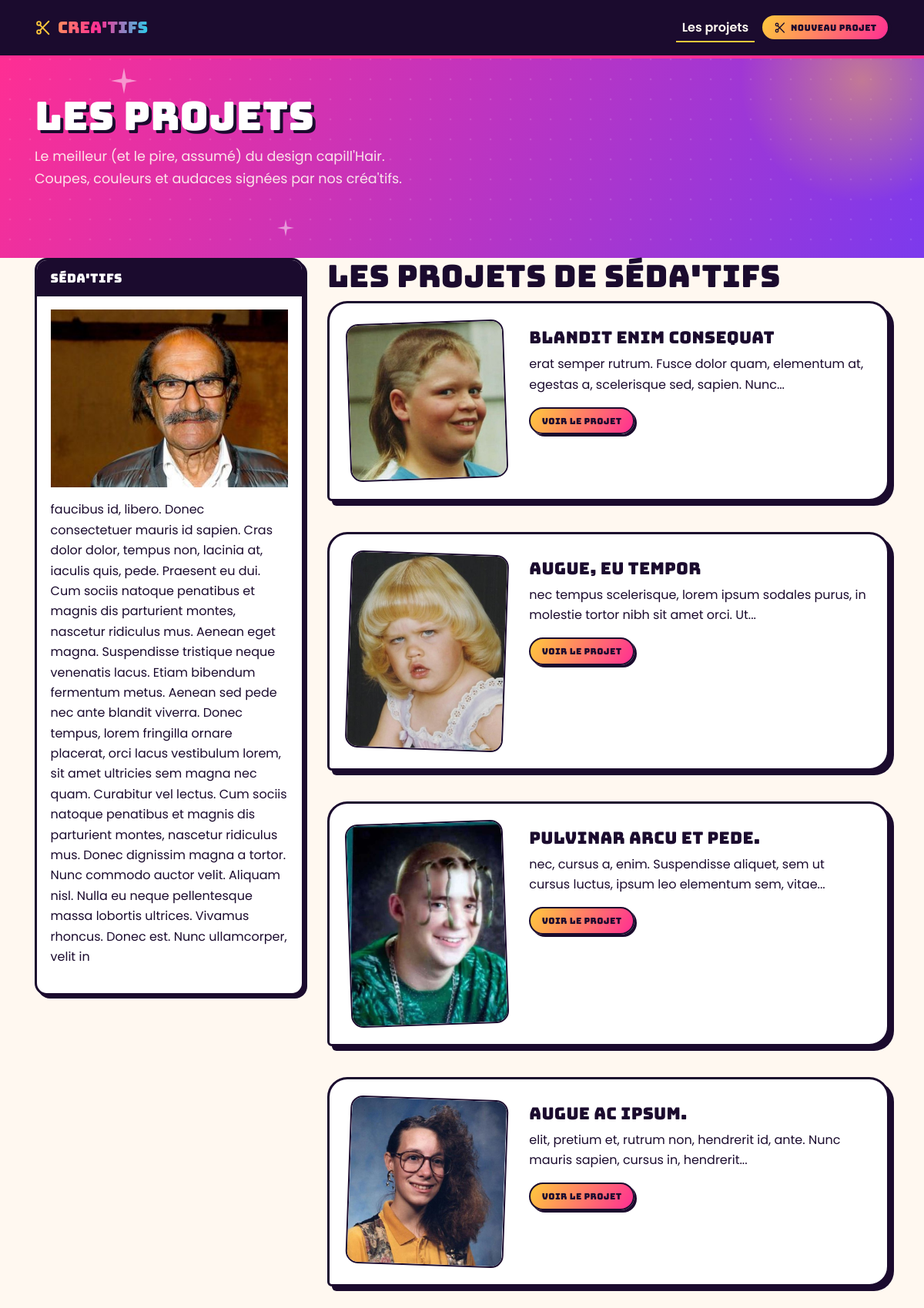
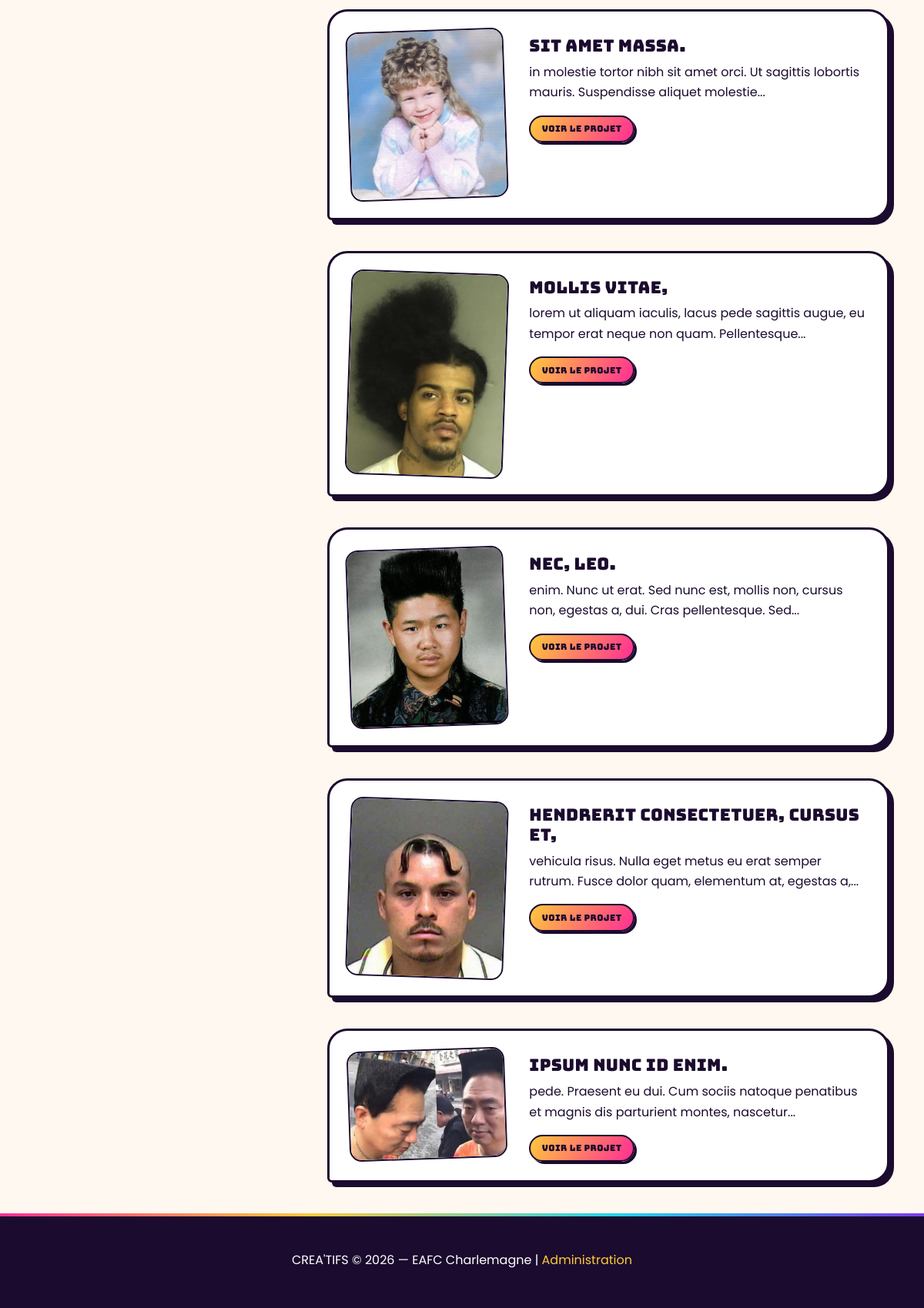
Screenshot of /creatifs/3.html with the database file from the repository (2 pictures, top to bottom).
### tables this page shows
CREATE TABLE `creatifs` (
  `id` int(10) unsigned NOT NULL AUTO_INCREMENT,
  `pseudo` varchar(45) NOT NULL,
  `bio` text,
  `image` varchar(45) DEFAULT NULL,
  PRIMARY KEY (`id`)
);

CREATE TABLE `projets` (
  `id` int(10) unsigned NOT NULL AUTO_INCREMENT,
  `titre` varchar(45) NOT NULL,
  `texte` text,
  `dateCreation` datetime NOT NULL,
  `image` varchar(45) DEFAULT NULL,
  `creatif` int(10) unsigned NOT NULL,
  PRIMARY KEY (`id`),
  KEY `fk_projets_creatifs_idx` (`creatif`),
  CONSTRAINT `fk_projets_creatifs` FOREIGN KEY (`creatif`) REFERENCES `creatifs` (`id`) ON DELETE NO ACTION ON UPDATE NO ACTION
);

### public/index.php (called while the page is built, shortened)
<?php
require_once '../app/routers/index.php';
require_once '../app/views/templates/default.php';

### app/models/auteursModel.php (called while the page is built, shortened)
<?php
function getAuthorById(PDO $connexion, int $id)
{
    $sql = "SELECT *
            FROM creatifs
            WHERE id = :id";
    $stmt = $connexion->prepare($sql);
    $stmt->execute([
        'id' => $id
    ]);
    return $stmt->fetch(PDO::FETCH_ASSOC);
}
function getProjectsByAuthor(PDO $connexion, int $authorId, int $page = 1)
{
    $limit = 10;
    $offset = ($page - 1) * $limit;
    $sql = "SELECT projets.*, creatifs.pseudo
            FROM projets
            INNER JOIN creatifs
                ON projets.creatif = creatifs.id
            WHERE projets.creatif = :author
            ORDER BY projets.id ASC
            LIMIT $limit OFFSET $offset";
    $stmt = $connexion->prepare($sql);
    $stmt->execute([
        'author' => $authorId
    ]);
    return $stmt->fetchAll(PDO::FETCH_ASSOC);
}

### app/controllers/pagesController.php (called while the page is built, shortened)
<?php
include '../app/models/auteursModel.php';
function authorAction(PDO $connexion, int $id)
{
    $auteur = AuteursModel\getAuthorById(
        $connexion,
        $id
    );
    $projetsAuteur = AuteursModel\getProjectsByAuthor(
        $connexion,
        $id
    );
}

### app/routers/authorsRouter.php (called while the page is built)
<?php
include_once '../app/controllers/pagesController.php';
function routeAuthors(PDO $connexion): bool
{
    if (isset($_GET['projects']) && $_GET['projects'] === 'author') {
        \App\Controllers\PagesController\authorAction(
            $connexion,
            (int) $_GET['id']
        );
        return true;
    }
    return false;
}

### app/routers/index.php (called while the page is built, shortened)
<?php
include_once '../app/routers/authorsRouter.php';
if (routeAuthors($connexion)) {
    return;
}

### core/helpers.php (called while the page is built, shortened)
<?php
function slugify(string $texte): string
{
    $texte = strtolower($texte);
    $texte = str_replace(
        ['é', 'è', 'ê', 'à', 'ç', 'â'],
        ['e', 'e', 'e', 'a', 'c', 'a'],
        $texte
    );
    $texte = str_replace(
        [' ', '.', '!', '?', "'", ';', ','],
        '-',
        $texte
    );
    $texte = preg_replace('/-+/', '-', $texte);
    $texte = trim($texte, '-');
    return $texte;
}
function truncate(string $texte, int $x): string
{
    $texte = substr($texte, 0, $x);
    $position = strrpos($texte, ' ');
    if ($position !== false) {
        $texte = substr($texte, 0, $position);
    }
    return $texte . '...';
}

### app/views/pages/auteurs.php (the view, shortened to what this page needs)
<div class="container" style="margin-top: 2.5rem">
    <div class="row">
        <div class="col-lg-4">
            <div class="ct-side-card">
                <h5 class="ct-side-card__head">
                    <?= $auteur['pseudo'] ?>
                </h5>
                <div class="ct-side-card__body">
                    <img
                        class="img-fluid"
                        src="images/<?= $auteur['image'] ?>"
                        alt="<?= $auteur['pseudo'] ?>">
                    <p class="mt-3">
                        <?= $auteur['bio'] ?>
                    </p>
                </div>
            </div>
        </div>
        <div class="col-lg-8">
            <h1>
                Les projets de <?= $auteur['pseudo'] ?>
            </h1>
            <?php foreach ($projetsAuteur as $project): ?>
                <article class="ct-card">
                    <div class="row">
                        <div class="col-md-4">
                            <a
                                href="projets/<?= $project['id'] ?>/<?= slugify($project['titre']) ?>.html">
                                <img
                                    class="img-fluid"
                                    src="images/<?= $project['image'] ?>"
                                    alt="<?= $project['titre'] ?>">
                            </a>
                        </div>
                        <div class="col-md-8">
                            <h3>
                                <?= $project['titre'] ?>
                            </h3>
                            <p>
                                <?= truncate($project['texte'], 100) ?>
                            </p>
                            <a
                                class="ct-btn ct-btn--primary ct-btn--sm"
                                href="projets/<?= $project['id'] ?>/<?= slugify($project['titre']) ?>.html">
                                Voir le projet
                            </a>
                        </div>
                    </div>
                </article>
            <?php endforeach; ?>
        </div>
    </div>
</div>

### public/css/creatifs.css (style rules this page uses)
:root { --magenta: #ff2e93; --magenta-deep: #b81368; --violet: #7c3aed; --gold: #ffc93c; --cyan: #22d3ee; --ink: #1b0b2e; --cream: #fff8f0; --pink-soft: #ffe4f2; --white: #ffffff; --gradient-glam: linear-gradient(120deg, var(--magenta) 0%, var(--violet) 100%); --gradient-gold: linear-gradient(120deg, var(--gold) 0%, var(--magenta) 100%); --radius-lg: 26px; --radius-md: 16px; --radius-sm: 10px; --shadow-hard: 6px 6px 0 var(--ink); --shadow-hard-sm: 4px 4px 0 var(--ink); --shadow-hard-xs: 3px 3px 0 var(--ink); --border-thick: 3px solid var(--ink); --border-thin: 2px solid var(--ink); }
html { scroll-behavior: smooth; }
body { padding-top: 64px; background: var(--cream); font-family: "Poppins", -apple-system, "Segoe UI", sans-serif; color: var(--ink); font-size: 1rem; line-height: 1.65; }
h1, h2, h3, h4, h5, .ct-display { font-family: "Bungee", "Poppins", sans-serif; font-weight: 400; letter-spacing: 0.3px; color: var(--ink); }
a { color: var(--violet); text-decoration: none; }
.ct-card { background: var(--white); border: var(--border-thick); border-radius: var(--radius-lg) var(--radius-lg) var(--radius-lg) 6px; box-shadow: var(--shadow-hard); padding: 1.5rem; margin-bottom: 2.5rem; transition: transform 0.15s ease, box-shadow 0.15s ease; }
.ct-card img { border: var(--border-thin); border-radius: var(--radius-md); transform: rotate(-2deg); }
.ct-card:nth-of-type(even) img { transform: rotate(2deg); }
.ct-card h3 { font-size: 1.35rem; margin-top: 0.5rem; }
.ct-btn { font-family: "Bungee", sans-serif; font-weight: 400; font-size: 0.85rem; letter-spacing: 0.4px; padding: 0.65rem 1.4rem; border-radius: 999px; border: var(--border-thin); display: inline-flex; align-items: center; gap: 0.4rem; box-shadow: var(--shadow-hard-xs); transition: transform 0.12s ease, box-shadow 0.12s ease; }
.ct-btn--primary { background: var(--gradient-gold); color: var(--ink); border-color: var(--ink); }
.ct-btn--sm { font-size: 0.7rem; padding: 0.4rem 0.9rem; }
.ct-side-card { background: var(--white); border: var(--border-thick); border-radius: var(--radius-md); box-shadow: var(--shadow-hard-sm); margin-bottom: 2rem; overflow: hidden; }
.ct-side-card__head { background: var(--ink); color: var(--white); font-family: "Bungee", sans-serif; font-size: 1rem; padding: 0.85rem 1.1rem; margin: 0; display: flex; align-items: center; gap: 0.5rem; }
.ct-side-card__body { padding: 1.1rem; }

### rows the page displays
creatifs: pseudo "Séda'Tifs", image (picture), bio "faucibus id, libero. Donec consectetuer mauris id sapien. Cras dolor dolor, tempus non, lacinia at, iaculis quis, pede. Praesent eu dui. Cum sociis natoque penatibus et magnis dis parturient montes, nascetur ridiculus mus. Aenean eget magna. Suspendisse tristique neque venenatis lacus. Etiam bibendum fermentum metus. Aenean sed pede nec ante blandit viverra. Donec tempus, lorem fringilla ornare placerat, orci lacus vestibulum lorem, sit amet ultricies sem magna nec quam. Curabitur vel lectus. Cum sociis natoque penatibus et magnis dis parturient montes, nascetur ridiculus mus. Donec dignissim magna a tortor. Nunc commodo auctor velit. Aliquam nisl. Nulla eu neque pellentesque massa lobortis…"
projets: image (picture), titre "blandit enim consequat", texte "erat semper rutrum. Fusce dolor quam, elementum at, egestas a, scelerisque sed, sapien. Nunc..."
projets: image (picture), titre "augue, eu tempor", texte "nec tempus scelerisque, lorem ipsum sodales purus, in molestie tortor nibh sit amet orci. Ut..."
projets: image (picture), titre "pulvinar arcu et pede.", texte "nec, cursus a, enim. Suspendisse aliquet, sem ut cursus luctus, ipsum leo elementum sem, vitae..."
projets: image (picture), titre "augue ac ipsum.", texte "elit, pretium et, rutrum non, hendrerit id, ante. Nunc mauris sapien, cursus in, hendrerit..."
projets: image (picture), titre "sit amet massa.", texte "in molestie tortor nibh sit amet orci. Ut sagittis lobortis mauris. Suspendisse aliquet molestie..."
projets: image (picture), titre "mollis vitae,", texte "lorem ut aliquam iaculis, lacus pede sagittis augue, eu tempor erat neque non quam. Pellentesque..."
projets: image (picture), titre "nec, leo.", texte "enim. Nunc ut erat. Sed nunc est, mollis non, cursus non, egestas a, dui. Cras pellentesque. Sed..."
projets: image (picture), titre "hendrerit consectetuer, cursus et,", texte "vehicula risus. Nulla eget metus eu erat semper rutrum. Fusce dolor quam, elementum at, egestas a,..."
projets: image (picture), titre "ipsum nunc id enim.", texte "pede. Praesent eu dui. Cum sociis natoque penatibus et magnis dis parturient montes, nascetur..."
